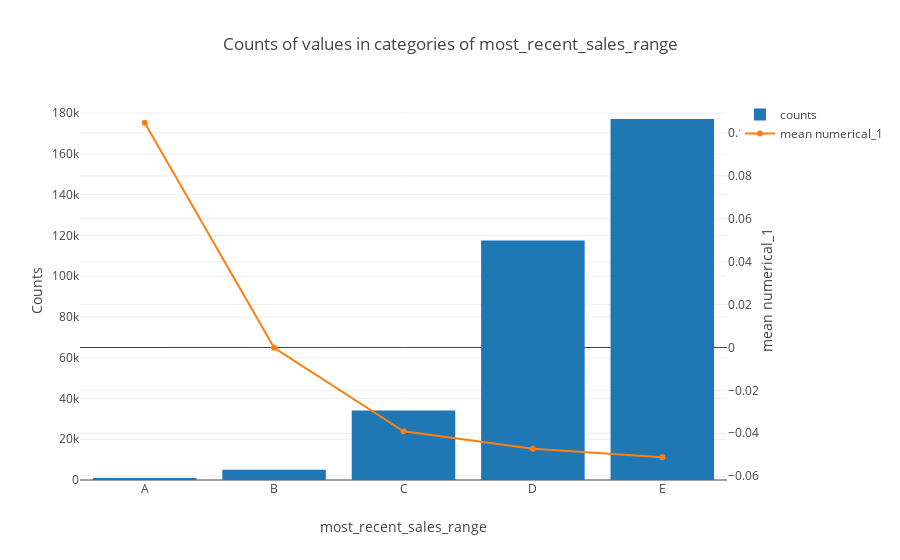

Source (notebook cell):
### Code cell
d = merchants['most_recent_sales_range'].value_counts().sort_index()
e = merchants.loc[merchants['numerical_2'] < 0.1].groupby('most_recent_sales_range')['numerical_1'].mean()
data = [go.Bar(x=d.index, y=d.values, name='counts'), go.Scatter(x=e.index, y=e.values, name='mean numerical_1', yaxis='y2')]
layout = go.Layout(dict(title = "Counts of values in categories of most_recent_sales_range",
                        xaxis = dict(title = 'most_recent_sales_range'),
                        yaxis = dict(title = 'Counts'),
                        yaxis2=dict(title='mean numerical_1', overlaying='y', side='right')),
                   legend=dict(orientation="v"))
py.iplot(dict(data=data, layout=layout))

### Figure 1 — Plotly figure (JSON) as saved in the notebook; plotly's stock layout.template omitted (floating-point values rounded to 4 significant figures)
{"data": [{"name": "counts", "type": "bar", "uid": "9a8a3cc7-d285-46e7-9272-a75a14684aa0", "x": ["A", "B", "C", "D", "E"], "y": [1005, 5037, 34075, 117475, 177104]}, {"name": "mean numerical_1", "type": "scatter", "uid": "b00b10f5-0069-4df0-9c79-edca28744acd", "x": ["A", "B", "C", "D", "E"], "y": [0.1048, -0.0001798, -0.03905, -0.04724, -0.05118], "yaxis": "y2"}], "layout": {"legend": {"orientation": "v"}, "title": "Counts of values in categories of most_recent_sales_range", "xaxis": {"title": "most_recent_sales_range"}, "yaxis": {"title": "Counts"}, "yaxis2": {"overlaying": "y", "side": "right", "title": "mean numerical_1"}}}
